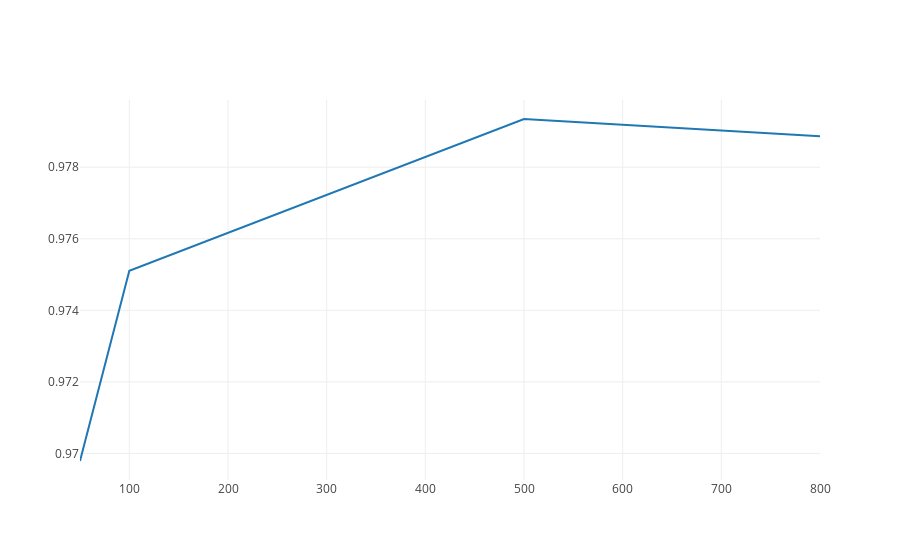
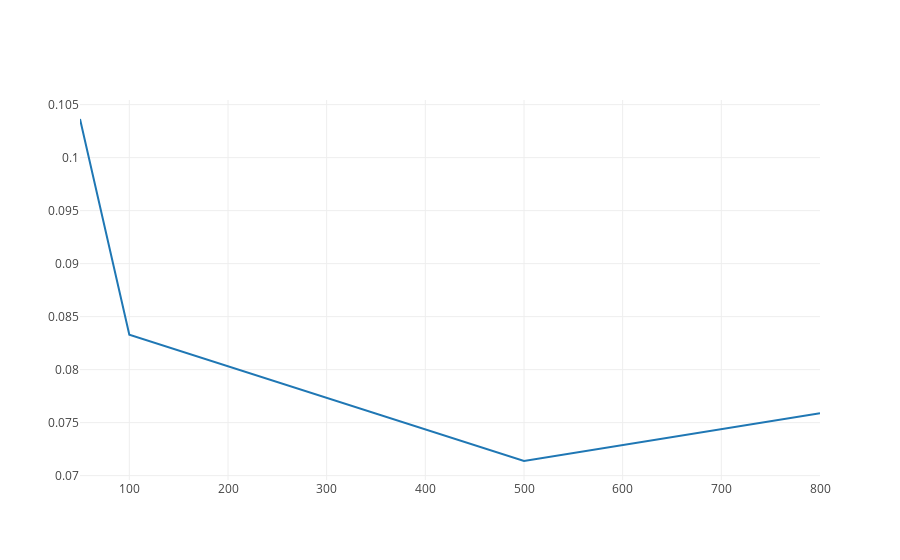
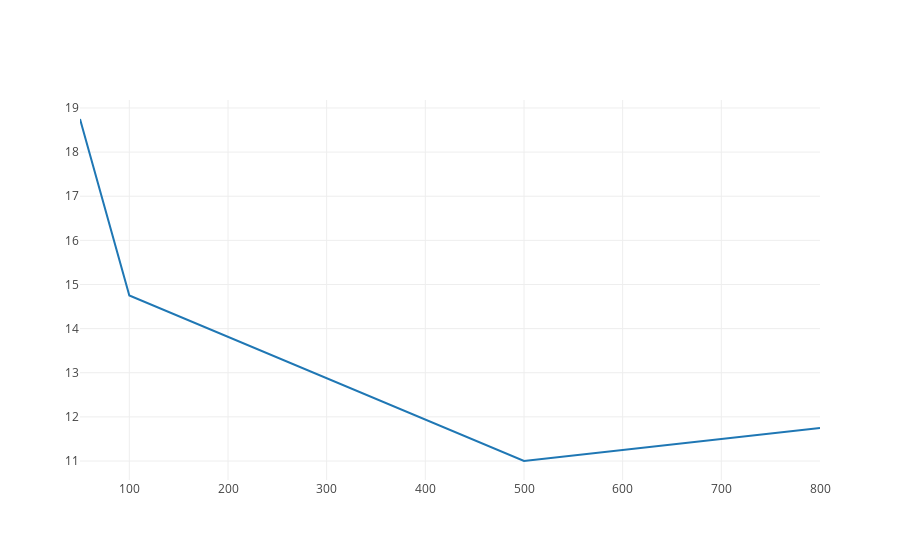

Notebook cell for these charts, in order:
### Code cell
data1 = go.Scatter(
    x=np.array([50,100,500,800]),
    y=avg_acc__test_list,
    mode='lines',
    name="Avg Test Accuracy"
)
iplot(dict(data=[data1]))

data2 = go.Scatter(
    x=np.array([50,100,500,800]),
    y=avg_loss_test_list,
    mode='lines',
    name="Avg Test Loss"
)

iplot(dict(data=[data2]))

data3 = go.Scatter(
    x=np.array([50,100,500,800]),
    y=avg_epochs_list,
    mode='lines',
    name="Average N Epochs"
)
iplot(dict(data=[data3]))

### Figure 1 — Plotly figure (JSON) as saved in the notebook; plotly's stock layout.template omitted (floating-point values rounded to 4 significant figures)
{"data": [{"mode": "lines", "name": "Avg Test Accuracy", "type": "scatter", "uid": "dc8c683a-945c-4a01-bf6a-577a9ba83ba8", "x": [50, 100, 500, 800], "y": [0.9698, 0.9751, 0.9793, 0.9789]}], "layout": {}}

### Figure 2 — Plotly figure (JSON) as saved in the notebook; plotly's stock layout.template omitted (floating-point values rounded to 4 significant figures)
{"data": [{"mode": "lines", "name": "Avg Test Loss", "type": "scatter", "uid": "242a6a63-3a6e-45f4-a429-3c47431a067d", "x": [50, 100, 500, 800], "y": [0.1036, 0.0833, 0.07138, 0.0759]}], "layout": {}}

### Figure 3 — Plotly figure (JSON) as saved in the notebook; plotly's stock layout.template omitted (floating-point values rounded to 4 significant figures)
{"data": [{"mode": "lines", "name": "Average N Epochs", "type": "scatter", "uid": "5edaea9f-337f-4f68-a377-45321fc87ee5", "x": [50, 100, 500, 800], "y": [18.75, 14.75, 11, 11.75]}], "layout": {}}
